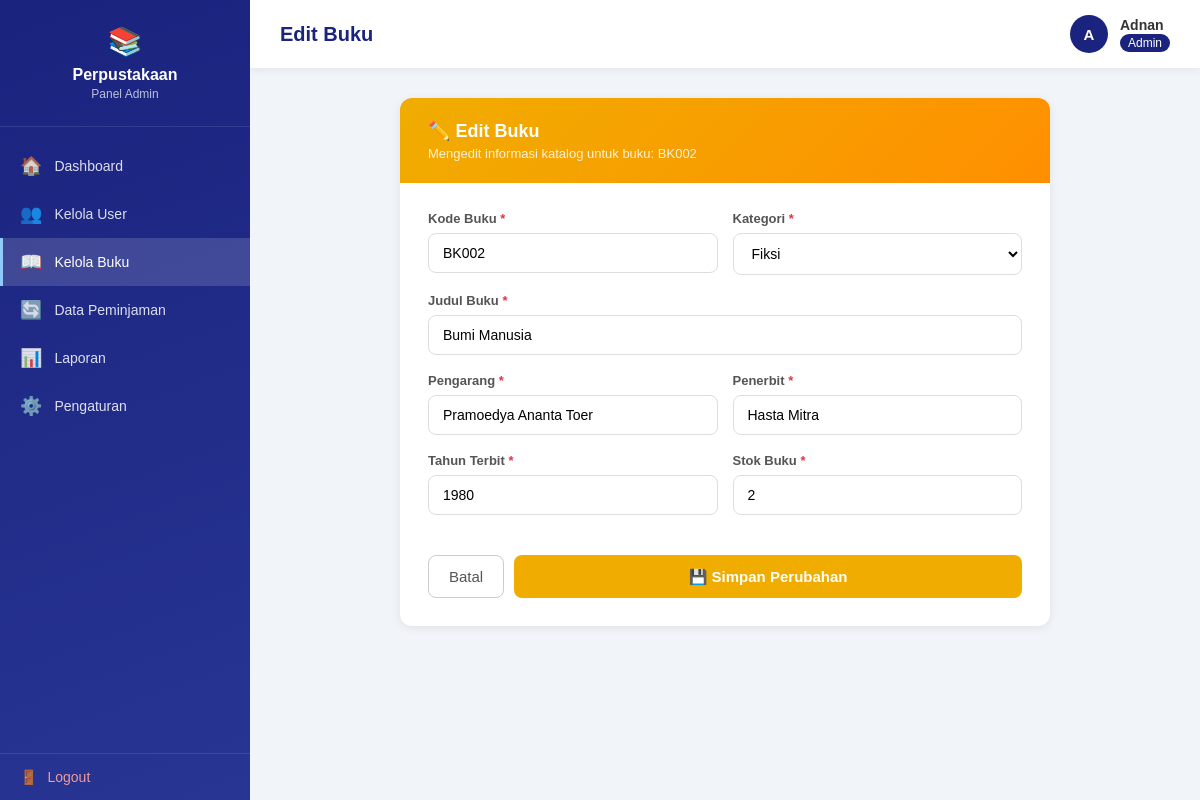
Page /admin/edit_buku.php?id=2 (signed in) on the committed database.
### tables this page shows
CREATE TABLE `buku` (
  `id` int(11) NOT NULL,
  `kode_buku` varchar(20) NOT NULL,
  `judul` varchar(200) NOT NULL,
  `pengarang` varchar(100) NOT NULL,
  `penerbit` varchar(100) NOT NULL,
  `tahun_terbit` year(4) NOT NULL,
  `kategori` varchar(50) NOT NULL DEFAULT 'Umum',
  `stok` int(11) NOT NULL DEFAULT 1,
  `created_at` timestamp NOT NULL DEFAULT current_timestamp()
);

### admin/edit_buku.php (the view, shortened to what this page needs)
<?php
include '../koneksi.php';
$id = isset($_GET['id']) ? (int)$_GET['id'] : 0;
$buku = mysqli_fetch_assoc(mysqli_query($koneksi, "SELECT * FROM buku WHERE id=$id"));
?>
<!DOCTYPE html>
<html lang="id">
<head>
</head>
<body>
<div class="sidebar">
    <div class="sidebar-header">
        <div class="logo">📚</div>
        <h3>Perpustakaan</h3>
        <p>Panel Admin</p>
    </div>
    <div class="sidebar-menu">
        <a href="dashboard.php"><span class="icon">🏠</span> Dashboard</a>
        <a href="kelola_user.php"><span class="icon">👥</span> Kelola User</a>
        <a href="kelola_buku.php" class="active"><span class="icon">📖</span> Kelola Buku</a>
        <a href="#"><span class="icon">🔄</span> Data Peminjaman</a>
        <a href="#"><span class="icon">📊</span> Laporan</a>
        <a href="#"><span class="icon">⚙️</span> Pengaturan</a>
    </div>
    <div class="sidebar-footer">
        <a href="../logout.php"><span>🚪</span> Logout</a>
    </div>
</div>
<div class="main">
    <div class="topbar">
        <h1>Edit Buku</h1>
        <div class="user-info">
            <div class="avatar"><?= strtoupper(substr($_SESSION['nama'] ?? 'A', 0, 1)) ?></div>
            <div>
                <div class="user-name"><?= htmlspecialchars($_SESSION['nama'] ?? 'Admin') ?></div>
                <div><span class="user-role">Admin</span></div>
            </div>
        </div>
    </div>
    <div class="content">
        <div class="form-card">
            <div class="fc-header">
                <h2>✏️ Edit Buku</h2>
                <p>Mengedit informasi katalog untuk buku: <?= htmlspecialchars($buku['kode_buku']) ?></p>
            </div>
            <div class="form-body">
                <form method="POST">
                    <div class="grid-2">
                        <div class="form-group">
                            <label>Kode Buku <span>*</span></label>
                            <input type="text" name="kode_buku" value="<?= htmlspecialchars($_POST['kode_buku'] ?? $buku['kode_buku']) ?>" required>
                        </div>
                        <div class="form-group">
                            <label>Kategori <span>*</span></label>
                            <select name="kategori" required>
                                <?php
                                $kategoris = ['Umum', 'Fiksi', 'Sains', 'Sejarah', 'Teknologi', 'Ekonomi', 'Pendidikan'];
                                $sel_kat = $_POST['kategori'] ?? $buku['kategori'];
                                foreach($kategoris as $k) {
                                    $selected = ($sel_kat == $k) ? 'selected' : '';
                                    echo "<option value=\"$k\" $selected>$k</option>";
                                }
                                ?>
                            </select>
                        </div>
                    </div>
                    <div class="form-group">
                        <label>Judul Buku <span>*</span></label>
                        <input type="text" name="judul" value="<?= htmlspecialchars($_POST['judul'] ?? $buku['judul']) ?>" required>
                    </div>
                    <div class="grid-2">
                        <div class="form-group">
                            <label>Pengarang <span>*</span></label>
                            <input type="text" name="pengarang" value="<?= htmlspecialchars($_POST['pengarang'] ?? $buku['pengarang']) ?>" required>
                        </div>
                        <div class="form-group">
                            <label>Penerbit <span>*</span></label>
                            <input type="text" name="penerbit" value="<?= htmlspecialchars($_POST['penerbit'] ?? $buku['penerbit']) ?>" required>
                        </div>
                    </div>
                    <div class="grid-2">
                        <div class="form-group">
                            <label>Tahun Terbit <span>*</span></label>
                            <input type="number" name="tahun_terbit" min="1900" max="<?= date('Y') ?>" value="<?= htmlspecialchars($_POST['tahun_terbit'] ?? $buku['tahun_terbit']) ?>" required>
                        </div>
                        <div class="form-group">
                            <label>Stok Buku <span>*</span></label>
                            <input type="number" name="stok" min="0" value="<?= htmlspecialchars($_POST['stok'] ?? $buku['stok']) ?>" required>
                        </div>
                    </div>
                    <div class="form-actions">
                        <a href="kelola_buku.php" class="btn-batal">Batal</a>
                        <button type="submit" class="btn-simpan">💾 Simpan Perubahan</button>
                    </div>
                </form>
            </div>
        </div>
    </div>
</div>
</body>
</html>

### admin/edit_buku.php (style rules this page uses)
* { box-sizing: border-box; margin: 0; padding: 0; }
body { font-family: Arial, sans-serif; background: #f1f5f9; color: #333; display: flex; min-height: 100vh; }
.sidebar { width: 250px; background: linear-gradient(160deg, #1a237e, #283593); color: white; display: flex; flex-direction: column; position: fixed; height: 100vh; z-index: 100; }
.sidebar-header { padding: 25px 20px; border-bottom: 1px solid rgba(255,255,255,0.1); text-align: center; }
.sidebar-header .logo { font-size: 28px; margin-bottom: 8px; }
.sidebar-header h3 { font-size: 16px; }
.sidebar-header p { font-size: 12px; opacity: 0.7; margin-top: 3px; }
.sidebar-menu { padding: 15px 0; flex: 1; }
.sidebar-menu a { display: flex; align-items: center; gap: 12px; padding: 13px 20px; color: rgba(255,255,255,0.85); text-decoration: none; font-size: 14px; transition: all 0.2s; }
.sidebar-menu a:hover, .sidebar-menu a.active { background: rgba(255,255,255,0.15); color: white; border-left: 3px solid #90caf9; padding-left: 17px; }
.sidebar-menu a .icon { font-size: 18px; min-width: 22px; text-align: center; }
.sidebar-footer { padding: 15px 20px; border-top: 1px solid rgba(255,255,255,0.1); }
.sidebar-footer a { display: flex; align-items: center; gap: 10px; color: #ef9a9a; text-decoration: none; font-size: 14px; }
.main { margin-left: 250px; flex: 1; display: flex; flex-direction: column; }
.topbar { background: white; padding: 15px 30px; display: flex; justify-content: space-between; align-items: center; box-shadow: 0 2px 8px rgba(0,0,0,0.07); }
.topbar h1 { font-size: 20px; color: #1a237e; }
.topbar .user-info { display: flex; align-items: center; gap: 12px; }
.topbar .avatar { width: 38px; height: 38px; background: #1a237e; color: white; border-radius: 50%; display: flex; align-items: center; justify-content: center; font-weight: bold; font-size: 15px; }
.topbar .user-name { font-size: 14px; font-weight: bold; }
.topbar .user-role { font-size: 12px; background: #1a237e; color: white; padding: 2px 8px; border-radius: 10px; }
.content { padding: 30px; display: flex; justify-content: center; }
.form-card { background: white; border-radius: 12px; box-shadow: 0 2px 10px rgba(0,0,0,0.08); width: 100%; max-width: 650px; overflow: hidden; }
.form-card .fc-header { background: linear-gradient(135deg, #f0ad00, #ff8f00); color: white; padding: 22px 28px; }
.form-card .fc-header h2 { font-size: 18px; margin-bottom: 4px; }
.form-card .fc-header p { font-size: 13px; opacity: 0.85; }
.form-body { padding: 28px; }
.grid-2 { display: grid; grid-template-columns: 1fr 1fr; gap: 15px; }
.form-group { margin-bottom: 18px; }
.form-group label { display: block; margin-bottom: 7px; font-weight: bold; font-size: 13px; color: #555; }
.form-group label span { color: #dc3545; }
.form-group input, .form-group select { width: 100%; padding: 11px 14px; border: 1px solid #ddd; border-radius: 8px; font-size: 14px; transition: border 0.2s; background: white; }
.form-actions { display: flex; gap: 10px; margin-top: 22px; }
.btn-simpan { flex: 1; padding: 12px; background: #f0ad00; color: white; border: none; border-radius: 8px; font-size: 15px; font-weight: bold; cursor: pointer; }
.btn-batal { padding: 12px 20px; border: 1px solid #ccc; border-radius: 8px; background: white; color: #555; text-decoration: none; font-size: 15px; display: flex; align-items: center; }

### rows in the picture
buku: kode_buku "BK002", judul "Bumi Manusia", pengarang "Pramoedya Ananta Toer", penerbit "Hasta Mitra", tahun_terbit "1980", stok "2"

### other values in the picture
substr($_SESSION['nama'] ?? 'A', 0, 1) "A"
$_SESSION['nama'] "Adnan"
form field kategori "Fiksi"
